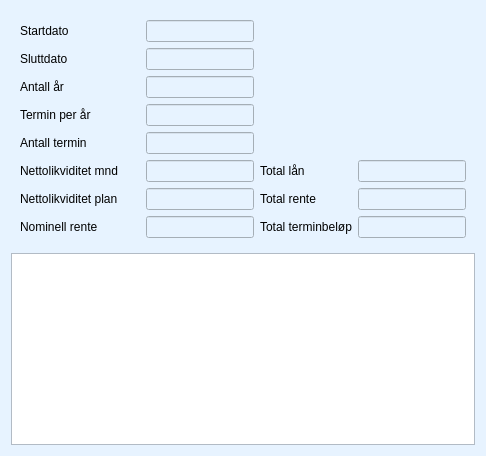
     <widget class="QWidget" name="tab_serie">
      <property name="palette">
       <palette>
        <active>
         <colorrole role="WindowText">
          <brush brushstyle="SolidPattern">
           <color alpha="255">
            <red>0</red>
            <green>0</green>
            <blue>0</blue>
           </color>
          </brush>
         </colorrole>
         <colorrole role="Button">
          <brush brushstyle="SolidPattern">
           <color alpha="255">
            <red>231</red>
            <green>243</green>
            <blue>255</blue>
           </color>
          </brush>
         </colorrole>
         <colorrole role="Light">
          <brush brushstyle="SolidPattern">
           <color alpha="255">
            <red>255</red>
            <green>255</green>
            <blue>255</blue>
           </color>
          </brush>
         </colorrole>
         <colorrole role="Midlight">
          <brush brushstyle="SolidPattern">
           <color alpha="255">
            <red>243</red>
            <green>249</green>
            <blue>255</blue>
           </color>
          </brush>
         </colorrole>
         <colorrole role="Dark">
          <brush brushstyle="SolidPattern">
           <color alpha="255">
            <red>115</red>
            <green>121</green>
            <blue>127</blue>
           </color>
          </brush>
         </colorrole>
         <colorrole role="Mid">
          <brush brushstyle="SolidPattern">
           <color alpha="255">
            <red>154</red>
            <green>162</green>
            <blue>170</blue>
           </color>
          </brush>
         </colorrole>
         <colorrole role="Text">
          <brush brushstyle="SolidPattern">
           <color alpha="255">
            <red>0</red>
            <green>0</green>
            <blue>0</blue>
           </color>
          </brush>
         </colorrole>
         <colorrole role="BrightText">
          <brush brushstyle="SolidPattern">
           <color alpha="255">
            <red>255</red>
            <green>255</green>
            <blue>255</blue>
           </color>
          </brush>
         </colorrole>
         <colorrole role="ButtonText">
          <brush brushstyle="SolidPattern">
           <color alpha="255">
            <red>0</red>
            <green>0</green>
            <blue>0</blue>
           </color>
          </brush>
         </colorrole>
         <colorrole role="Base">
          <brush brushstyle="SolidPattern">
           <color alpha="255">
            <red>255</red>
            <green>255</green>
            <blue>255</blue>
           </color>
          </brush>
         </colorrole>
         <colorrole role="Window">
          <brush brushstyle="SolidPattern">
           <color alpha="255">
            <red>231</red>
            <green>243</green>
            <blue>255</blue>
           </color>
          </brush>
         </colorrole>
         <colorrole role="Shadow">
          <brush brushstyle="SolidPattern">
           <color alpha="255">
            <red>0</red>
            <green>0</green>
            <blue>0</blue>
           </color>
          </brush>
         </colorrole>
         <colorrole role="AlternateBase">
          <brush brushstyle="SolidPattern">
           <color alpha="255">
            <red>243</red>
            <green>249</green>
            <blue>255</blue>
           </color>
          </brush>
         </colorrole>
         <colorrole role="ToolTipBase">
          <brush brushstyle="SolidPattern">
           <color alpha="255">
            <red>255</red>
            <green>255</green>
            <blue>220</blue>
           </color>
          </brush>
         </colorrole>
         <colorrole role="ToolTipText">
          <brush brushstyle="SolidPattern">
           <color alpha="255">
            <red>0</red>
            <green>0</green>
            <blue>0</blue>
           </color>
          </brush>
         </colorrole>
        </active>
        <inactive>
         <colorrole role="WindowText">
          <brush brushstyle="SolidPattern">
           <color alpha="255">
            <red>0</red>
            <green>0</green>
            <blue>0</blue>
           </color>
          </brush>
         </colorrole>
         <colorrole role="Button">
          <brush brushstyle="SolidPattern">
           <color alpha="255">
            <red>231</red>
            <green>243</green>
            <blue>255</blue>
           </color>
          </brush>
         </colorrole>
         <colorrole role="Light">
          <brush brushstyle="SolidPattern">
           <color alpha="255">
            <red>255</red>
            <green>255</green>
            <blue>255</blue>
           </color>
          </brush>
         </colorrole>
         <colorrole role="Midlight">
          <brush brushstyle="SolidPattern">
           <color alpha="255">
            <red>243</red>
            <green>249</green>
            <blue>255</blue>
           </color>
          </brush>
         </colorrole>
         <colorrole role="Dark">
          <brush brushstyle="SolidPattern">
           <color alpha="255">
            <red>115</red>
            <green>121</green>
            <blue>127</blue>
           </color>
          </brush>
         </colorrole>
         <colorrole role="Mid">
          <brush brushstyle="SolidPattern">
           <color alpha="255">
            <red>154</red>
            <green>162</green>
            <blue>170</blue>
           </color>
          </brush>
         </colorrole>
         <colorrole role="Text">
          <brush brushstyle="SolidPattern">
           <color alpha="255">
            <red>0</red>
            <green>0</green>
            <blue>0</blue>
           </color>
          </brush>
         </colorrole>
         <colorrole role="BrightText">
          <brush brushstyle="SolidPattern">
           <color alpha="255">
            <red>255</red>
            <green>255</green>
            <blue>255</blue>
           </color>
          </brush>
         </colorrole>
         <colorrole role="ButtonText">
          <brush brushstyle="SolidPattern">
           <color alpha="255">
            <red>0</red>
            <green>0</green>
            <blue>0</blue>
           </color>
          </brush>
         </colorrole>
         <colorrole role="Base">
          <brush brushstyle="SolidPattern">
           <color alpha="255">
            <red>255</red>
            <green>255</green>
            <blue>255</blue>
           </color>
          </brush>
         </colorrole>
         <colorrole role="Window">
          <brush brushstyle="SolidPattern">
           <color alpha="255">
            <red>231</red>
            <green>243</green>
            <blue>255</blue>
           </color>
          </brush>
         </colorrole>
         <colorrole role="Shadow">
          <brush brushstyle="SolidPattern">
           <color alpha="255">
            <red>0</red>
            <green>0</green>
            <blue>0</blue>
           </color>
          </brush>
         </colorrole>
         <colorrole role="AlternateBase">
          <brush brushstyle="SolidPattern">
           <color alpha="255">
            <red>243</red>
            <green>249</green>
            <blue>255</blue>
           </color>
          </brush>
         </colorrole>
         <colorrole role="ToolTipBase">
          <brush brushstyle="SolidPattern">
           <color alpha="255">
            <red>255</red>
            <green>255</green>
            <blue>220</blue>
           </color>
          </brush>
         </colorrole>
         <colorrole role="ToolTipText">
          <brush brushstyle="SolidPattern">
           <color alpha="255">
            <red>0</red>
            <green>0</green>
            <blue>0</blue>
           </color>
          </brush>
         </colorrole>
        </inactive>
        <disabled>
         <colorrole role="WindowText">
          <brush brushstyle="SolidPattern">
           <color alpha="255">
            <red>115</red>
            <green>121</green>
            <blue>127</blue>
           </color>
          </brush>
         </colorrole>
         <colorrole role="Button">
          <brush brushstyle="SolidPattern">
           <color alpha="255">
            <red>231</red>
            <green>243</green>
            <blue>255</blue>
           </color>
          </brush>
         </colorrole>
         <colorrole role="Light">
          <brush brushstyle="SolidPattern">
           <color alpha="255">
            <red>255</red>
            <green>255</green>
            <blue>255</blue>
           </color>
          </brush>
         </colorrole>
         <colorrole role="Midlight">
          <brush brushstyle="SolidPattern">
           <color alpha="255">
            <red>243</red>
            <green>249</green>
            <blue>255</blue>
           </color>
          </brush>
         </colorrole>
         <colorrole role="Dark">
          <brush brushstyle="SolidPattern">
           <color alpha="255">
            <red>115</red>
            <green>121</green>
            <blue>127</blue>
           </color>
          </brush>
         </colorrole>
         <colorrole role="Mid">
          <brush brushstyle="SolidPattern">
           <color alpha="255">
            <red>154</red>
            <green>162</green>
            <blue>170</blue>
           </color>
          </brush>
         </colorrole>
         <colorrole role="Text">
          <brush brushstyle="SolidPattern">
           <color alpha="255">
            <red>115</red>
            <green>121</green>
            <blue>127</blue>
           </color>
          </brush>
         </colorrole>
         <colorrole role="BrightText">
          <brush brushstyle="SolidPattern">
           <color alpha="255">
            <red>255</red>
            <green>255</green>
            <blue>255</blue>
           </color>
          </brush>
         </colorrole>
         <colorrole role="ButtonText">
          <brush brushstyle="SolidPattern">
           <color alpha="255">
            <red>115</red>
            <green>121</green>
            <blue>127</blue>
           </color>
          </brush>
         </colorrole>
         <colorrole role="Base">
          <brush brushstyle="SolidPattern">
           <color alpha="255">
            <red>231</red>
            <green>243</green>
            <blue>255</blue>
           </color>
          </brush>
         </colorrole>
         <colorrole role="Window">
          <brush brushstyle="SolidPattern">
           <color alpha="255">
            <red>231</red>
            <green>243</green>
            <blue>255</blue>
           </color>
          </brush>
         </colorrole>
         <colorrole role="Shadow">
          <brush brushstyle="SolidPattern">
           <color alpha="255">
            <red>0</red>
            <green>0</green>
            <blue>0</blue>
           </color>
          </brush>
         </colorrole>
         <colorrole role="AlternateBase">
          <brush brushstyle="SolidPattern">
           <color alpha="255">
            <red>231</red>
            <green>243</green>
            <blue>255</blue>
           </color>
          </brush>
         </colorrole>
         <colorrole role="ToolTipBase">
          <brush brushstyle="SolidPattern">
           <color alpha="255">
            <red>255</red>
            <green>255</green>
            <blue>220</blue>
           </color>
          </brush>
         </colorrole>
         <colorrole role="ToolTipText">
          <brush brushstyle="SolidPattern">
           <color alpha="255">
            <red>0</red>
            <green>0</green>
            <blue>0</blue>
           </color>
          </brush>
         </colorrole>
        </disabled>
       </palette>
      </property>
      <property name="autoFillBackground">
       <bool>true</bool>
      </property>
      <attribute name="title">
       <string>Serie</string>
      </attribute>
      <layout class="QGridLayout" name="gridLayout_3">
       <item row="0" column="0">
        <widget class="QFrame" name="frame_serie">
         <property name="maximumSize">
          <size>
           <width>750</width>
           <height>16777215</height>
          </size>
         </property>
         <property name="frameShape">
          <enum>QFrame::NoFrame</enum>
         </property>
         <property name="frameShadow">
          <enum>QFrame::Raised</enum>
         </property>
         <layout class="QGridLayout" name="gridLayout_5">
          <item row="0" column="1">
           <widget class="QLineEdit" name="line_edit_start_dato_serie">
            <property name="enabled">
             <bool>false</bool>
            </property>
            <property name="minimumSize">
             <size>
              <width>0</width>
              <height>20</height>
             </size>
            </property>
            <property name="maximumSize">
             <size>
              <width>230</width>
              <height>16777215</height>
             </size>
            </property>
           </widget>
          </item>
          <item row="1" column="0">
           <widget class="QLabel" name="label_slutt_dato_serie">
            <property name="text">
             <string>Sluttdato</string>
            </property>
           </widget>
          </item>
          <item row="1" column="1">
           <widget class="QLineEdit" name="line_edit_slutt_dato_serie">
            <property name="enabled">
             <bool>false</bool>
            </property>
            <property name="maximumSize">
             <size>
              <width>230</width>
              <height>16777215</height>
             </size>
            </property>
           </widget>
          </item>
          <item row="0" column="0">
           <widget class="QLabel" name="label_start_dato_serie">
            <property name="minimumSize">
             <size>
              <width>120</width>
              <height>0</height>
             </size>
            </property>
            <property name="text">
             <string>Startdato</string>
            </property>
           </widget>
          </item>
          <item row="4" column="1">
           <widget class="QLineEdit" name="line_edit_aar_serie">
            <property name="enabled">
             <bool>false</bool>
            </property>
            <property name="sizePolicy">
             <sizepolicy hsizetype="Expanding" vsizetype="Fixed">
              <horstretch>230</horstretch>
              <verstretch>0</verstretch>
             </sizepolicy>
            </property>
            <property name="maximumSize">
             <size>
              <width>230</width>
              <height>16777215</height>
             </size>
            </property>
           </widget>
          </item>
          <item row="4" column="0">
           <widget class="QLabel" name="label_years_serie">
            <property name="text">
             <string>Antall år</string>
            </property>
           </widget>
          </item>
          <item row="5" column="1">
           <widget class="QLineEdit" name="line_edit_termin_aar_serie">
            <property name="enabled">
             <bool>false</bool>
            </property>
            <property name="maximumSize">
             <size>
              <width>230</width>
              <height>16777215</height>
             </size>
            </property>
           </widget>
          </item>
          <item row="5" column="0">
           <widget class="QLabel" name="label_termin_aar_serie">
            <property name="text">
             <string>Termin per år</string>
            </property>
           </widget>
          </item>
          <item row="9" column="0">
           <widget class="QLabel" name="label_rente_serie">
            <property name="text">
             <string>Nominell rente</string>
            </property>
           </widget>
          </item>
          <item row="9" column="1">
           <widget class="QLineEdit" name="line_edit_rente_serie">
            <property name="enabled">
             <bool>false</bool>
            </property>
            <property name="maximumSize">
             <size>
              <width>230</width>
              <height>16777215</height>
             </size>
            </property>
           </widget>
          </item>
          <item row="9" column="3">
           <widget class="QLineEdit" name="line_edit_total_belop_serie">
            <property name="enabled">
             <bool>false</bool>
            </property>
            <property name="maximumSize">
             <size>
              <width>230</width>
              <height>16777215</height>
             </size>
            </property>
           </widget>
          </item>
          <item row="6" column="0">
           <widget class="QLabel" name="label_antall_terminer_serie">
            <property name="text">
             <string>Antall termin</string>
            </property>
           </widget>
          </item>
          <item row="6" column="1">
           <widget class="QLineEdit" name="line_edit_total_termin_serie">
            <property name="enabled">
             <bool>false</bool>
            </property>
            <property name="maximumSize">
             <size>
              <width>230</width>
              <height>16777215</height>
             </size>
            </property>
           </widget>
          </item>
          <item row="9" column="2">
           <widget class="QLabel" name="label_total_terminbelop_serie">
            <property name="text">
             <string>Total terminbeløp</string>
            </property>
           </widget>
          </item>
          <item row="8" column="0">
           <widget class="QLabel" name="label_netto_likviditet_serie_plan">
            <property name="text">
             <string>Nettolikviditet plan</string>
            </property>
           </widget>
          </item>
          <item row="7" column="0">
           <widget class="QLabel" name="label_netto_likviditet_serie_mnd">
            <property name="text">
             <string>Nettolikviditet mnd</string>
            </property>
           </widget>
          </item>
          <item row="8" column="1">
           <widget class="QLineEdit" name="line_edit_netto_likviditet_plan_serie">
            <property name="enabled">
             <bool>false</bool>
            </property>
            <property name="maximumSize">
             <size>
              <width>230</width>
              <height>16777215</height>
             </size>
            </property>
           </widget>
          </item>
          <item row="7" column="1">
           <widget class="QLineEdit" name="line_edit_netto_likviditet_mnd_serie">
            <property name="enabled">
             <bool>false</bool>
            </property>
            <property name="maximumSize">
             <size>
              <width>230</width>
              <height>16777215</height>
             </size>
            </property>
           </widget>
          </item>
          <item row="8" column="2">
           <widget class="QLabel" name="label_total_rente_serie">
            <property name="text">
             <string>Total rente</string>
            </property>
           </widget>
          </item>
          <item row="7" column="2">
           <widget class="QLabel" name="label_belaning_serie">
            <property name="text">
             <string>Total lån</string>
            </property>
           </widget>
          </item>
          <item row="8" column="3">
           <widget class="QLineEdit" name="line_edit_total_rente_serie">
            <property name="enabled">
             <bool>false</bool>
            </property>
            <property name="maximumSize">
             <size>
              <width>230</width>
              <height>16777215</height>
             </size>
            </property>
           </widget>
          </item>
          <item row="7" column="3">
           <widget class="QLineEdit" name="line_edit_laan_serie">
            <property name="enabled">
             <bool>false</bool>
            </property>
            <property name="maximumSize">
             <size>
              <width>230</width>
              <height>16777215</height>
             </size>
            </property>
           </widget>
          </item>
         </layout>
        </widget>
       </item>
       <item row="1" column="0">
        <widget class="QTableView" name="table_view_serie">
         <property name="alternatingRowColors">
          <bool>true</bool>
         </property>
         <property name="selectionBehavior">
          <enum>QAbstractItemView::SelectRows</enum>
         </property>
         <property name="gridStyle">
          <enum>Qt::DotLine</enum>
         </property>
         <attribute name="horizontalHeaderHighlightSections">
          <bool>false</bool>
         </attribute>
        </widget>
       </item>
      </layout>
     </widget>
